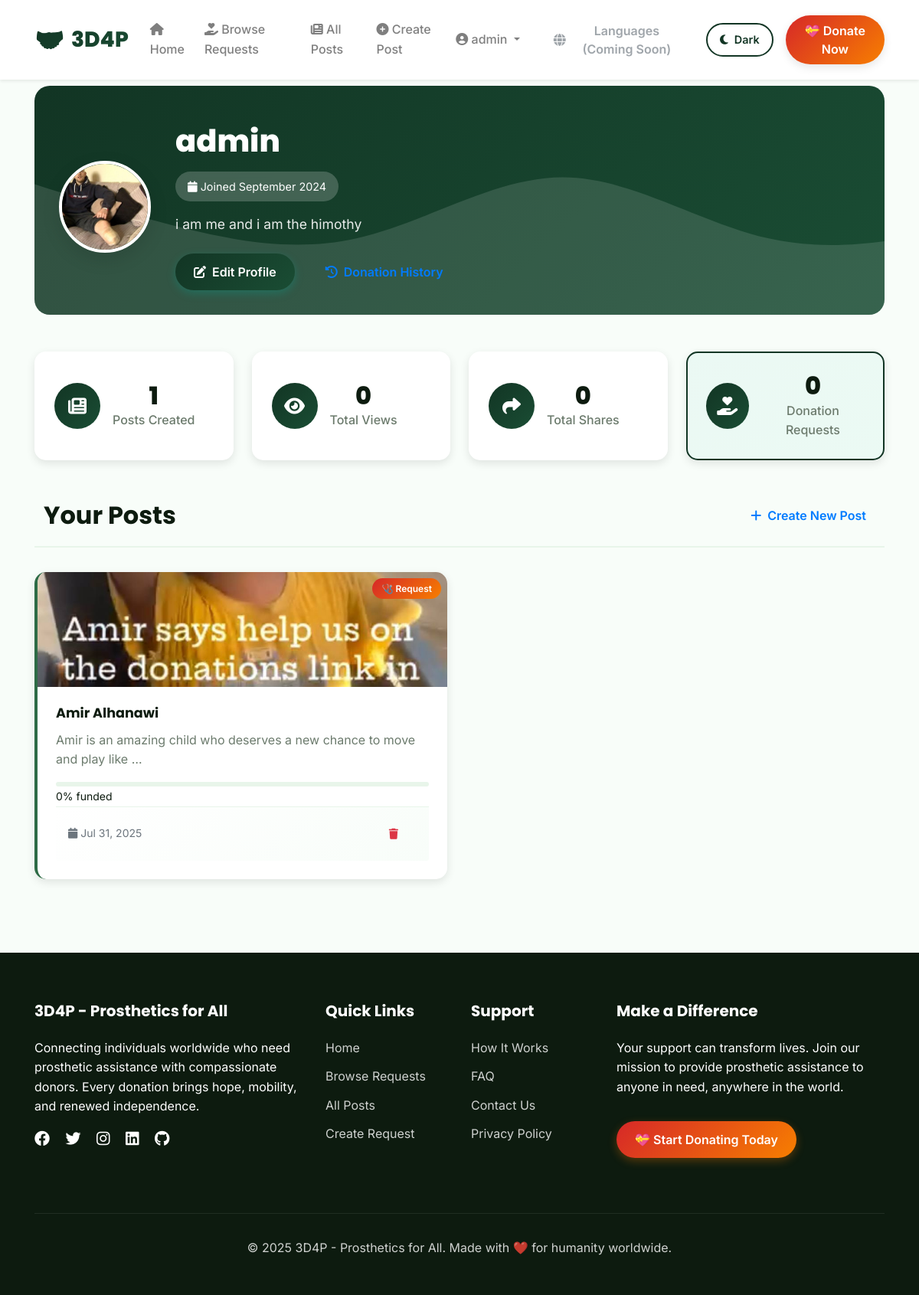
/users/profile/admin/ (signed in), run on the app's committed database.
### users/models.py (models this page shows, shortened)
class CustomUser(AbstractUser):
    is_member = models.BooleanField(default=False)
    is_verified = models.BooleanField(default=False)
    bio = models.TextField(blank=True)
    date_of_birth = models.DateField(null=True, blank=True)
    pass

class MemberProfile(models.Model):
    user = models.OneToOneField(settings.AUTH_USER_MODEL, on_delete=models.CASCADE)
    photo = models.ImageField(upload_to='profile_photos',  default='default.jpg')
    bio = models.TextField(max_length=500, blank=True)
    is_verified = models.BooleanField(default=False)

### posts/models.py (models this page shows, shortened)
class Post(models.Model):
    POST_TYPE_CHOICES = [
        ('regular', 'Regular Post'),
        ('donation', 'Donation Request'),
    ]
    author = models.ForeignKey(User, on_delete=models.CASCADE, null=True, blank=True)
    author_name = models.CharField(max_length=100, blank=True)
    title = models.CharField(max_length=200)
    content = models.TextField()
    post_type = models.CharField(max_length=20, choices=POST_TYPE_CHOICES, default='regular')
    is_approved = models.BooleanField(default=False)
    created_at = models.DateTimeField(auto_now_add=True)
    updated_at = models.DateTimeField(auto_now=True)
    view_count = models.IntegerField(default=0)
    share_count = models.IntegerField(default=0)
    image = models.ImageField(upload_to='post_images/', null=True, blank=True)

### donations/models.py (models this page shows, shortened)
class DonationGoal(models.Model):
    post = models.OneToOneField(Post, on_delete=models.CASCADE, related_name='donation_goal')
    goal_amount = models.DecimalField(max_digits=10, decimal_places=2)
    current_amount = models.DecimalField(max_digits=10, decimal_places=2, default=Decimal('0.00'))
    is_active = models.BooleanField(default=True)
    created_at = models.DateTimeField(auto_now_add=True)
    @property
    def progress_percentage(self):
        if self.goal_amount == 0:
            return 0
        return min((self.current_amount / self.goal_amount) * 100, 100)

### users/views.py (the view)
# urls.py: path('profile/<str:username>/', views.profile_view, name='user_profile'),
def profile_view(request, username):
    profile_user = get_object_or_404(User, username=username)
    posts = Post.objects.filter(author=profile_user, is_approved=True)
    if request.user.is_authenticated and request.user == profile_user:
        if request.method == 'POST':
            u_form = UserUpdateForm(request.POST, instance=profile_user)
            p_form = ProfileUpdateForm(request.POST, request.FILES, instance=profile_user.memberprofile)
            if u_form.is_valid() and p_form.is_valid():
                u_form.save()
                p_form.save()
                messages.success(request, 'Your profile has been updated!')
                return redirect('user_profile', username=username)
        else:
            u_form = UserUpdateForm(instance=profile_user)
            p_form = ProfileUpdateForm(instance=profile_user.memberprofile)
    else:
        u_form = None
        p_form = None
    context = {
        'profile_user': profile_user,
        'posts': posts,
        'u_form': u_form,
        'p_form': p_form,
        'is_own_profile': request.user.is_authenticated and request.user == profile_user
    }
    return render(request, 'users/profile.html', context)

### users/templates/users/profile.html (shortened to what this page needs)
{% extends 'base.html' %}
{% load static %}
{% load user_tags %}
{% block content %}
<div class="container" style="padding-top: 2rem;">
    <div class="profile-header" data-aos="fade-up">
        <div class="profile-cover">
            <div class="profile-info">
                <div class="profile-avatar">
                    {% if profile_user.memberprofile.photo %}
                    <img src="{{ profile_user.memberprofile.photo.url }}" alt="{{ profile_user.username }}" class="avatar-img">
                    {% else %}
                    <div class="avatar-placeholder">
                        <i class="fas fa-user"></i>
                    </div>
                    {% endif %}
                </div>
                <div class="profile-details">
                    <h1 class="profile-name">{{ profile_user.username }}</h1>
                    <div class="profile-badges">
                        <span class="badge-joined">
                            <i class="fas fa-calendar"></i> Joined {{ profile_user.date_joined|date:"F Y" }}
                        </span>
                    </div>
                    {% if profile_user.memberprofile.bio %}
                    <p class="profile-bio">{{ profile_user.memberprofile.bio }}</p>
                    {% else %}
                    <p class="profile-bio text-muted">No bio provided yet.</p>
                    {% endif %}
                    {% if is_own_profile %}
                    <div class="profile-actions">
                        <button type="button" class="btn btn-primary" data-toggle="modal" data-target="#profileModal">
                            <i class="fas fa-edit"></i> Edit Profile
                        </button>
                        <a href="{% url 'donation_history' %}" class="btn btn-outline-primary">
                            <i class="fas fa-history"></i> Donation History
                        </a>
                    </div>
                    {% endif %}
                </div>
            </div>
        </div>
    </div>
    <div class="profile-stats" data-aos="fade-up" data-aos-delay="100">
        <div class="stats-grid">
            <div class="stat-card">
                <div class="stat-icon">
                    <i class="fas fa-newspaper"></i>
                </div>
                <div class="stat-content">
                    <h3>{{ posts|length }}</h3>
                    <p>Posts Created</p>
                </div>
            </div>
            <div class="stat-card">
                <div class="stat-icon">
                    <i class="fas fa-eye"></i>
                </div>
                <div class="stat-content">
                    <h3>{{ total_views|default:0 }}</h3>
                    <p>Total Views</p>
                </div>
            </div>
            <div class="stat-card">
                <div class="stat-icon">
                    <i class="fas fa-share"></i>
                </div>
                <div class="stat-content">
                    <h3>{{ total_shares|default:0 }}</h3>
                    <p>Total Shares</p>
                </div>
            </div>
            <div class="stat-card primary">
                <div class="stat-icon">
                    <i class="fas fa-hand-holding-heart"></i>
                </div>
                <div class="stat-content">
                    <h3>{{ donation_posts|default:0 }}</h3>
                    <p>Donation Requests</p>
                </div>
            </div>
        </div>
    </div>
    <div class="profile-posts" data-aos="fade-up" data-aos-delay="200">
        <div class="section-header">
            <h2>
                {% if is_own_profile %}Your{% else %}{{ profile_user.username }}'s{% endif %} Posts
            </h2>
            {% if is_own_profile %}
            <a href="{% url 'select_post_type' %}" class="btn btn-outline-primary">
                <i class="fas fa-plus"></i> Create New Post
            </a>
            {% endif %}
        </div>
        {% if posts %}
        <div class="posts-grid">
            {% for post in posts %}
            <div class="post-card-profile" data-aos="fade-up" data-aos-delay="{% cycle '100' '200' '300' %}">
                {% if post.post_type == 'donation' %}
                <div class="donation-card-mini">
                    {% if post.image %}
                    <div class="card-img-wrapper">
                        <img src="{{ post.image.url }}" class="card-img-top" alt="{{ post.title }}">
                        <div class="urgency-badge-mini">
                            🩺 Request
                        </div>
                    </div>
                    {% endif %}
                    <div class="card-content">
                        <h4>
                            <a href="{% url 'post_detail' post.pk %}">{{ post.title }}</a>
                        </h4>
                        <p>{{ post.content|truncatewords:15 }}</p>
                        {% if post.donation_goal %}
                        <div class="mini-progress">
                            <div class="progress">
                            </div>
                            <small>{{ post.donation_goal.progress_percentage|floatformat:0 }}% funded</small>
                        </div>
                        {% endif %}
                        <div class="card-footer">
                            <small class="text-muted">
                                <i class="fas fa-calendar"></i> {{ post.created_at|date:"M j, Y" }}
                            </small>
                            {% if user == post.author %}
                            <button type="button" class="btn btn-outline-danger btn-sm delete-post-btn" data-post-id="{{ post.id }}" data-post-title="{{ post.title }}">
                                <i class="fas fa-trash"></i>
                            </button>
                            {% endif %}
                        </div>
                    </div>
                </div>
                {% endif %}
            </div>
            {% endfor %}
        </div>
        {% endif %}
    </div>
</div>
{% endblock content %}

### templates/base.html (shortened to what this page needs)
{% load static %}
<!DOCTYPE html>
<html lang="en">
<head>
    <link rel="stylesheet" href="https://cdn.jsdelivr.net/npm/bootstrap@4.6.2/dist/css/bootstrap.min.css">
    <link rel="stylesheet" href="https://cdnjs.cloudflare.com/ajax/libs/font-awesome/6.4.0/css/all.min.css">
    <link rel="stylesheet" href="https://unpkg.com/aos@2.3.1/dist/aos.css">
    <link rel="stylesheet" type="text/css" href="{% static 'css/main.css' %}">
    <link rel="stylesheet" type="text/css" href="{% static 'css/profile.css' %}">
</head>
<body>
    <nav class="navbar navbar-expand-lg navbar-light fixed-top" id="mainNav">
        <div class="container">
            <a class="navbar-brand" href="{% url 'home' %}">
                3D4P
            </a>
            <div class="collapse navbar-collapse" id="navbarNav">
                <ul class="navbar-nav ml-auto align-items-center">
                    <li class="nav-item">
                        <a class="nav-link" href="{% url 'home' %}">
                            <i class="fas fa-home"></i> Home
                        </a>
                    </li>
                    <li class="nav-item">
                        <a class="nav-link" href="{% url 'donation_list' %}">
                            <i class="fas fa-hand-holding-heart"></i> Browse Requests
                        </a>
                    </li>
                    <li class="nav-item">
                        <a class="nav-link" href="{% url 'post_list' %}">
                            <i class="fas fa-newspaper"></i> All Posts
                        </a>
                    </li>
                    {% if user.is_authenticated %}
                        <li class="nav-item">
                            <a class="nav-link" href="{% url 'select_post_type' %}">
                                <i class="fas fa-plus-circle"></i> Create Post
                            </a>
                        </li>
                        <li class="nav-item dropdown">
                            <a class="nav-link dropdown-toggle" href="#" id="userDropdown" role="button" data-toggle="dropdown">
                                <i class="fas fa-user-circle"></i> {{ user.username }}
                            </a>
                        </li>
                    {% endif %}
                    <li class="nav-item ml-2">
                        <button class="btn btn-outline-secondary" type="button" disabled>
                            <i class="fas fa-globe"></i>
                            <span class="d-none d-md-inline">Languages (Coming Soon)</span>
                        </button>
                    </li>
                    <li class="nav-item ml-2">
                        <button class="theme-toggle" id="themeToggle" title="Toggle Dark Mode">
                            <i class="fas fa-moon" id="themeIcon"></i>
                            <span id="themeText">Dark</span>
                        </button>
                    </li>
                    <li class="nav-item ml-3">
                        <a class="btn btn-donate" href="{% url 'donation_list' %}">
                            💝 Donate Now
                        </a>
                    </li>
                </ul>
            </div>
        </div>
    </nav>
    <main style="padding-top: 80px;">
        {% block content %}
        {% endblock %}
    </main>
    <footer class="footer">
        <div class="container">
            <div class="row">
                <div class="col-lg-4 mb-4">
                    <h5>3D4P - Prosthetics for All</h5>
                    <p class="mb-3">Connecting individuals worldwide who need prosthetic assistance with compassionate donors. Every donation brings hope, mobility, and renewed independence.</p>
                    <div class="social-links">
                        <a href="#" class="text-white mr-3"><i class="fab fa-facebook fa-lg"></i></a>
                        <a href="#" class="text-white mr-3"><i class="fab fa-twitter fa-lg"></i></a>
                        <a href="#" class="text-white mr-3"><i class="fab fa-instagram fa-lg"></i></a>
                        <a href="#" class="text-white mr-3"><i class="fab fa-linkedin fa-lg"></i></a>
                        <a href="https://github.com/FarisAlahmad714/3D4P" class="text-white"><i class="fab fa-github fa-lg"></i></a>
                    </div>
                </div>
                <div class="col-lg-2 col-md-6 mb-4">
                    <h5>Quick Links</h5>
                    <ul class="footer-links">
                        <li><a href="{% url 'home' %}">Home</a></li>
                        <li><a href="{% url 'donation_list' %}">Browse Requests</a></li>
                        <li><a href="{% url 'post_list' %}">All Posts</a></li>
                        <li><a href="{% url 'select_post_type' %}">Create Request</a></li>
                    </ul>
                </div>
                <div class="col-lg-2 col-md-6 mb-4">
                    <h5>Support</h5>
                    <ul class="footer-links">
                        <li><a href="{% url 'how_it_works' %}">How It Works</a></li>
                        <li><a href="{% url 'faq' %}">FAQ</a></li>
                        <li><a href="{% url 'contact_us' %}">Contact Us</a></li>
                        <li><a href="{% url 'privacy_policy' %}">Privacy Policy</a></li>
                    </ul>
                </div>
                <div class="col-lg-4 mb-4">
                    <h5>Make a Difference</h5>
                    <p>Your support can transform lives. Join our mission to provide prosthetic assistance to anyone in need, anywhere in the world.</p>
                    <a href="{% url 'donation_list' %}" class="btn btn-donate btn-lg mt-3">
                        💝 Start Donating Today
                    </a>
                </div>
            </div>
            <div class="footer-bottom">
                <p>&copy; 2025 3D4P - Prosthetics for All. Made with ❤️ for humanity worldwide.</p>
            </div>
        </div>
    </footer>
</body>
</html>

### data on the page
CustomUser: username "admin", memberprofile.photo (picture), date_joined "September 2024", memberprofile.bio "i am me and i am the himothy"
Post: image (picture), title "Amir Alhanawi", content "Amir is an amazing child who deserves a new chance to move and play like …", donation_goal.progress_percentage "0", created_at "Jul 31, 2025"

### other printed values
{{ posts|length }} "1"
{{ total_views|default:0 }} "0"
{{ total_shares|default:0 }} "0"
{{ donation_posts|default:0 }} "0"
